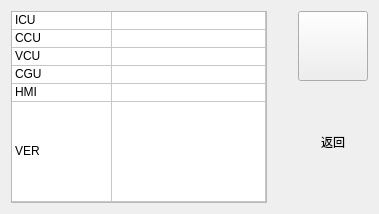
       <widget class="QWidget" name="controlEditionPage">
        <layout class="QGridLayout" name="gridLayout">
         <item row="0" column="0">
          <widget class="QTableWidget" name="editionTable">
           <property name="enabled">
            <bool>true</bool>
           </property>
           <property name="minimumSize">
            <size>
             <width>0</width>
             <height>0</height>
            </size>
           </property>
           <property name="editTriggers">
            <set>QAbstractItemView::NoEditTriggers</set>
           </property>
           <property name="dragDropOverwriteMode">
            <bool>false</bool>
           </property>
           <property name="selectionMode">
            <enum>QAbstractItemView::NoSelection</enum>
           </property>
           <property name="selectionBehavior">
            <enum>QAbstractItemView::SelectRows</enum>
           </property>
           <property name="textElideMode">
            <enum>Qt::ElideNone</enum>
           </property>
           <attribute name="horizontalHeaderVisible">
            <bool>false</bool>
           </attribute>
           <attribute name="horizontalHeaderDefaultSectionSize">
            <number>100</number>
           </attribute>
           <attribute name="horizontalHeaderMinimumSectionSize">
            <number>100</number>
           </attribute>
           <attribute name="horizontalHeaderStretchLastSection">
            <bool>true</bool>
           </attribute>
           <attribute name="verticalHeaderVisible">
            <bool>false</bool>
           </attribute>
           <attribute name="verticalHeaderDefaultSectionSize">
            <number>17</number>
           </attribute>
           <attribute name="verticalHeaderMinimumSectionSize">
            <number>17</number>
           </attribute>
           <attribute name="verticalHeaderStretchLastSection">
            <bool>true</bool>
           </attribute>
           <row>
            <property name="text">
             <string>新建行</string>
            </property>
           </row>
           <row>
            <property name="text">
             <string>新建行</string>
            </property>
           </row>
           <row>
            <property name="text">
             <string>新建行</string>
            </property>
           </row>
           <row>
            <property name="text">
             <string>新建行</string>
            </property>
           </row>
           <row>
            <property name="text">
             <string>新建行</string>
            </property>
           </row>
           <row>
            <property name="text">
             <string>开发版本号</string>
            </property>
           </row>
           <column>
            <property name="text">
             <string>新建列</string>
            </property>
           </column>
           <column>
            <property name="text">
             <string>新建列</string>
            </property>
           </column>
           <item row="0" column="0">
            <property name="text">
             <string>ICU</string>
            </property>
           </item>
           <item row="1" column="0">
            <property name="text">
             <string>CCU</string>
            </property>
           </item>
           <item row="2" column="0">
            <property name="text">
             <string>VCU</string>
            </property>
           </item>
           <item row="3" column="0">
            <property name="text">
             <string>CGU</string>
            </property>
           </item>
           <item row="4" column="0">
            <property name="text">
             <string>HMI</string>
            </property>
           </item>
           <item row="5" column="0">
            <property name="text">
             <string>VER</string>
            </property>
           </item>
          </widget>
         </item>
         <item row="0" column="1">
          <spacer name="horizontalSpacer_5">
           <property name="orientation">
            <enum>Qt::Horizontal</enum>
           </property>
           <property name="sizeHint" stdset="0">
            <size>
             <width>25</width>
             <height>20</height>
            </size>
           </property>
          </spacer>
         </item>
         <item row="0" column="2">
          <layout class="QVBoxLayout" name="verticalLayout_50">
           <property name="spacing">
            <number>0</number>
           </property>
           <item>
            <widget class="QPushButton" name="editionBackBtn">
             <property name="minimumSize">
              <size>
               <width>70</width>
               <height>70</height>
              </size>
             </property>
             <property name="maximumSize">
              <size>
               <width>70</width>
               <height>70</height>
              </size>
             </property>
             <property name="text">
              <string/>
             </property>
             <property name="autoRepeatDelay">
              <number>500</number>
             </property>
             <property name="autoRepeatInterval">
              <number>200</number>
             </property>
            </widget>
           </item>
           <item>
            <widget class="QLabel" name="editionBackBtnLabel">
             <property name="maximumSize">
              <size>
               <width>70</width>
               <height>16777215</height>
              </size>
             </property>
             <property name="text">
              <string>返回</string>
             </property>
             <property name="alignment">
              <set>Qt::AlignCenter</set>
             </property>
            </widget>
           </item>
          </layout>
         </item>
        </layout>
       </widget>
